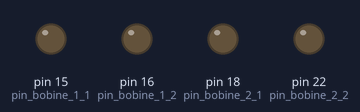
Bench run of a program on a simulated Raspberry Pi (header pin numbers). Shown: output pins drawn as LEDs (lit = HIGH). What the program prints to the terminal is not drawn. At 0.0 s the program stops and its outputs stay as they are.

Above: at 0.1 s.
Timing chart, 0 to 1.5 s (numbered marks = the images above):
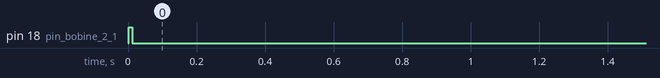

Measured:
- by itself, pin 18 (pin_bobine_2_1): LOW → HIGH at 0.00 s, → LOW 0.01 s later

The program:

gauche.py
```python
#!/usr/bin/env python
# -*- coding: latin-1 -*-

'''
Contrôle d'un moteur pas avec un Raspberry Pi
L'utilisateur choisit le nombre de pas qui sera fait par le moteur
electroniqueamateur.blogspot.com
'''

import RPi.GPIO as GPIO
import time

GPIO.setmode(GPIO.BOARD)  #notation board plutôt que BCM

pin_bobine_1_1 = 15    #GPIO 22
pin_bobine_1_2 = 16    #GPIO 23
pin_bobine_2_1 = 18    #GPIO 24
pin_bobine_2_2 = 22    #GPIO 25

# configuration des pins en sortie
GPIO.setup(pin_bobine_1_1, GPIO.OUT)
GPIO.setup(pin_bobine_1_2, GPIO.OUT)
GPIO.setup(pin_bobine_2_1, GPIO.OUT)
GPIO.setup(pin_bobine_2_2, GPIO.OUT)

print "----CONTRÔLE D'UN MOTEUR PAS À PAS -----"


def reglage_pins(pin1, pin2, pin3, pin4):
    GPIO.output(pin_bobine_1_1, pin1)
    GPIO.output(pin_bobine_1_2, pin2)
    GPIO.output(pin_bobine_2_1, pin3)
    GPIO.output(pin_bobine_2_2, pin4)


def gauche(t):
    reglage_pins(0, 0, 1, 0)
    time.sleep(t)


def droite(t):
    reglage_pins(0, 0, 0, 1)
    time.sleep(t)
#!/usr/bin/env python
# -*- coding: latin-1 -*-

'''
Contrôle d'un moteur pas avec un Raspberry Pi
L'utilisateur choisit le nombre de pas qui sera fait par le moteur
electroniqueamateur.blogspot.com
'''

import RPi.GPIO as GPIO
import time

GPIO.setmode(GPIO.BOARD)  #notation board plutôt que BCM

pin_bobine_1_1 = 15    #GPIO 22
pin_bobine_1_2 = 16    #GPIO 23
pin_bobine_2_1 = 18    #GPIO 24
pin_bobine_2_2 = 22    #GPIO 25

# configuration des pins en sortie
GPIO.setup(pin_bobine_1_1, GPIO.OUT)
GPIO.setup(pin_bobine_1_2, GPIO.OUT)
GPIO.setup(pin_bobine_2_1, GPIO.OUT)
GPIO.setup(pin_bobine_2_2, GPIO.OUT)

print "----CONTRÔLE D'UN MOTEUR PAS À PAS -----"


def reglage_pins(pin1, pin2, pin3, pin4):
    GPIO.output(pin_bobine_1_1, pin1)
    GPIO.output(pin_bobine_1_2, pin2)
    GPIO.output(pin_bobine_2_1, pin3)
    GPIO.output(pin_bobine_2_2, pin4)


def gauche(t):
    reglage_pins(0, 0, 1, 0)
    time.sleep(t)


def droite(t):
    reglage_pins(0, 0, 0, 1)
    time.sleep(t)


#un demi tour 0.2
attente = 0.2

#un quart de tour 0.1
attente2 = 0.1

# droite
#reglage_pins(0, 0, 0, 1)
#time.sleep(attente)

# gauche
#reglage_pins(0, 0, 1, 0)
#time.sleep(attente2)

#droite(0.05)
gauche(0.01)

GPIO.cleanup()
```
